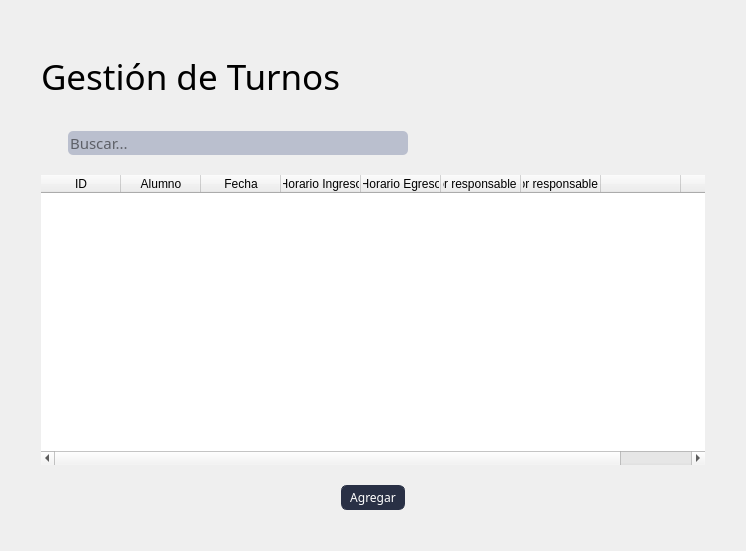
<?xml version="1.0" encoding="UTF-8"?>
<ui version="4.0">
 <class>Form</class>
 <widget class="QWidget" name="Form">
  <property name="geometry">
   <rect>
    <x>0</x>
    <y>0</y>
    <width>746</width>
    <height>551</height>
   </rect>
  </property>
  <property name="windowTitle">
   <string>Form</string>
  </property>
  <property name="styleSheet">
   <string notr="true">*{
    font-family: 'Oswald', sans-serif;
    font-weight: 400;
}

QMenuBar{
    background-color: #293045;
    padding: 0;    
    font-size: 14px;
    color:white;
}

QMenuBar:item{
    padding: 17px;
    border-radius: 10px;

}

QMenuBar:item:selected{
    background-color: #768AC5;
    color:black;
    border-radius: 5px;
    margin: 10px;
    
    

}

QMenu{
    background-color: #293045;

    color: white;
}

QMenu:item{
    padding: 5px;
    border-radius: 5px;
}

QMenu:item:selected{
    background-color: #768AC5;
    color:white;

}
Qmenu#icon{
   icon:size 40px; 
    
}


QRadioButton:indicator{
    border-style: solid;
    border-color:  #293045;
    border-radius: 6%;
    border-width:  2px;
    background-color: #BABFCE;
}
QRadioButton::indicator:checked{
    background-color: #768AC5;
}

#label{
    font-size: 35px;
}

#usuariosLabel{
    font-size: 14px;
}

#contraseALabel{
    font-size: 14px;
}

#usuariosLineEdit{
    width: 170px;
    height: 20px;
    border-radius: 10px;
}

#passwordLineEdit{
    width: 170px;
    height: 20px;
    border-radius: 10px;
}

#labelprofesores{
    font-size: 26px;
}

QLineEdit{
    border-radius: 5px;
    background-color: #BABFCE;
    
}

#title{
    width: 100px;
    height: 200px;
}



QPushButton{
    border-color:#293045;
    border-style: solid;
    border-width: 1px;
    border-radius: 6px;
    background-color: #293045;
    color:#ffffff;
    padding: 3px 8px;

}
QPushButton:hover{
    background-color:#768AC5;
    color:#293045;
}
QPushButton:pressed {
    background-color: #293045;

}

#pushButton_5{
    padding: 10px;
    background-color: #768AC5;
    border-radius: 15%;
}

</string>
  </property>
  <layout class="QHBoxLayout" name="horizontalLayout_4">
   <item>
    <layout class="QVBoxLayout" name="verticalLayout">
     <property name="spacing">
      <number>20</number>
     </property>
     <property name="leftMargin">
      <number>30</number>
     </property>
     <property name="topMargin">
      <number>30</number>
     </property>
     <property name="rightMargin">
      <number>30</number>
     </property>
     <property name="bottomMargin">
      <number>30</number>
     </property>
     <item>
      <widget class="QLabel" name="label">
       <property name="sizePolicy">
        <sizepolicy hsizetype="Fixed" vsizetype="Fixed">
         <horstretch>0</horstretch>
         <verstretch>0</verstretch>
        </sizepolicy>
       </property>
       <property name="minimumSize">
        <size>
         <width>0</width>
         <height>70</height>
        </size>
       </property>
       <property name="font">
        <font>
         <family>Oswald</family>
         <bold>false</bold>
        </font>
       </property>
       <property name="text">
        <string>Gestión de Turnos</string>
       </property>
      </widget>
     </item>
     <item>
      <layout class="QHBoxLayout" name="horizontalLayout_2">
       <item>
        <widget class="QLabel" name="label_2">
         <property name="sizePolicy">
          <sizepolicy hsizetype="Fixed" vsizetype="Fixed">
           <horstretch>0</horstretch>
           <verstretch>0</verstretch>
          </sizepolicy>
         </property>
         <property name="text">
          <string/>
         </property>
         <property name="pixmap">
          <pixmap>lupa.png</pixmap>
         </property>
        </widget>
       </item>
       <item>
        <widget class="QLineEdit" name="lineEdit">
         <property name="sizePolicy">
          <sizepolicy hsizetype="Maximum" vsizetype="Fixed">
           <horstretch>0</horstretch>
           <verstretch>0</verstretch>
          </sizepolicy>
         </property>
         <property name="minimumSize">
          <size>
           <width>340</width>
           <height>0</height>
          </size>
         </property>
         <property name="font">
          <font>
           <family>Oswald</family>
           <pointsize>11</pointsize>
           <bold>false</bold>
          </font>
         </property>
         <property name="styleSheet">
          <string notr="true"/>
         </property>
         <property name="placeholderText">
          <string>Buscar...</string>
         </property>
        </widget>
       </item>
       <item>
        <spacer name="horizontalSpacer_2">
         <property name="orientation">
          <enum>Qt::Horizontal</enum>
         </property>
         <property name="sizeHint" stdset="0">
          <size>
           <width>40</width>
           <height>20</height>
          </size>
         </property>
        </spacer>
       </item>
       <item>
        <layout class="QHBoxLayout" name="horizontalLayout_3"/>
       </item>
      </layout>
     </item>
     <item>
      <widget class="QTableWidget" name="tableWidget">
       <property name="sizePolicy">
        <sizepolicy hsizetype="Expanding" vsizetype="Expanding">
         <horstretch>0</horstretch>
         <verstretch>0</verstretch>
        </sizepolicy>
       </property>
       <property name="frameShape">
        <enum>QFrame::NoFrame</enum>
       </property>
       <property name="frameShadow">
        <enum>QFrame::Plain</enum>
       </property>
       <property name="sortingEnabled">
        <bool>true</bool>
       </property>
       <attribute name="horizontalHeaderMinimumSectionSize">
        <number>20</number>
       </attribute>
       <attribute name="horizontalHeaderDefaultSectionSize">
        <number>80</number>
       </attribute>
       <attribute name="horizontalHeaderHighlightSections">
        <bool>false</bool>
       </attribute>
       <attribute name="horizontalHeaderStretchLastSection">
        <bool>false</bool>
       </attribute>
       <attribute name="verticalHeaderVisible">
        <bool>false</bool>
       </attribute>
       <column>
        <property name="text">
         <string>ID</string>
        </property>
       </column>
       <column>
        <property name="text">
         <string>Alumno</string>
        </property>
       </column>
       <column>
        <property name="text">
         <string>Fecha</string>
        </property>
       </column>
       <column>
        <property name="text">
         <string>Horario Ingreso</string>
        </property>
       </column>
       <column>
        <property name="text">
         <string>Horario Egreso</string>
        </property>
       </column>
       <column>
        <property name="text">
         <string>Profesor responsable ingreso</string>
        </property>
       </column>
       <column>
        <property name="text">
         <string>Profesor responsable egreso</string>
        </property>
       </column>
       <column>
        <property name="text">
         <string/>
        </property>
       </column>
       <column>
        <property name="text">
         <string/>
        </property>
       </column>
      </widget>
     </item>
     <item>
      <layout class="QHBoxLayout" name="horizontalLayout">
       <property name="leftMargin">
        <number>60</number>
       </property>
       <property name="rightMargin">
        <number>60</number>
       </property>
       <item>
        <spacer name="horizontalSpacer_3">
         <property name="orientation">
          <enum>Qt::Horizontal</enum>
         </property>
         <property name="sizeHint" stdset="0">
          <size>
           <width>40</width>
           <height>20</height>
          </size>
         </property>
        </spacer>
       </item>
       <item>
        <widget class="QPushButton" name="pushButton_2">
         <property name="font">
          <font>
           <family>Oswald</family>
           <bold>false</bold>
          </font>
         </property>
         <property name="styleSheet">
          <string notr="true"/>
         </property>
         <property name="text">
          <string>Agregar</string>
         </property>
        </widget>
       </item>
       <item>
        <spacer name="horizontalSpacer">
         <property name="orientation">
          <enum>Qt::Horizontal</enum>
         </property>
         <property name="sizeHint" stdset="0">
          <size>
           <width>40</width>
           <height>20</height>
          </size>
         </property>
        </spacer>
       </item>
      </layout>
     </item>
    </layout>
   </item>
  </layout>
 </widget>
 <resources/>
 <connections/>
</ui>
